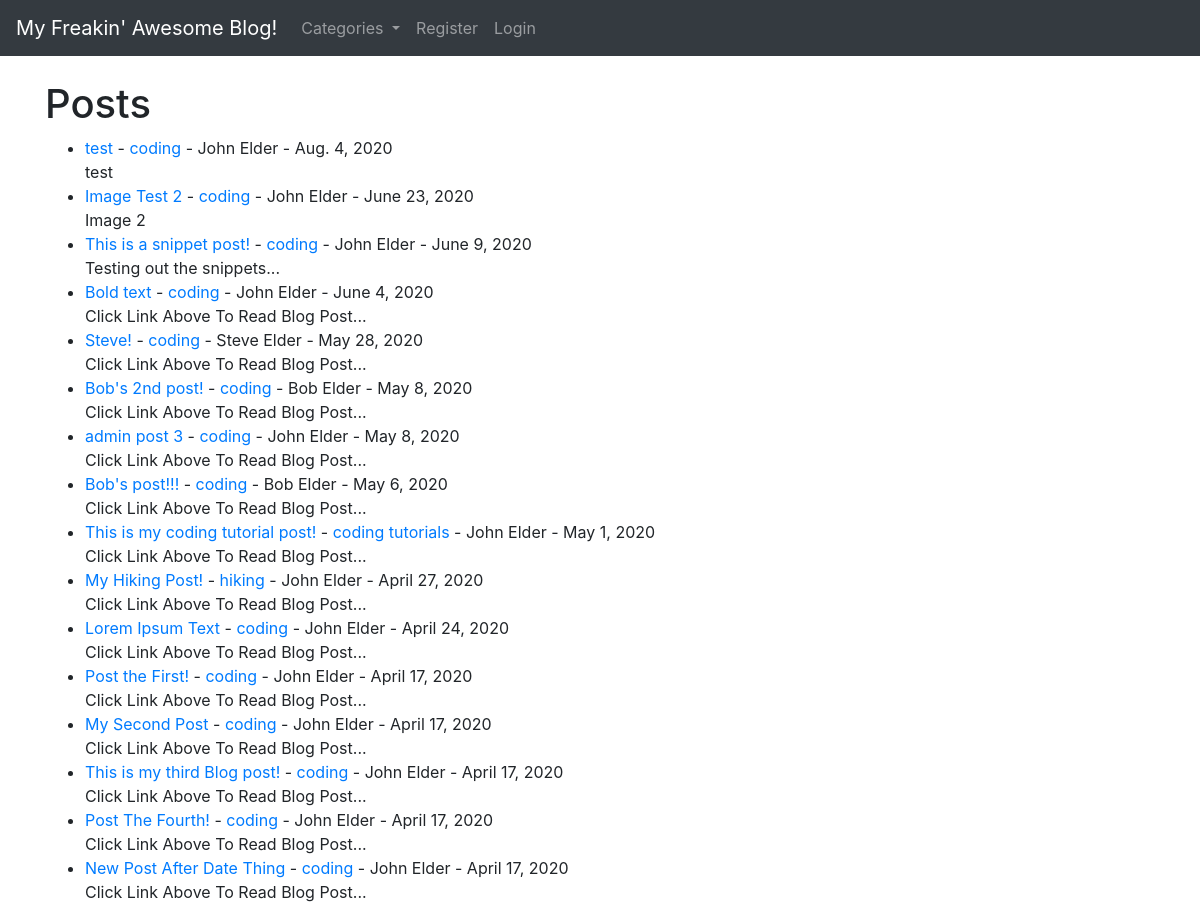
The page / on the database its author committed.
### theblog/models.py (models this page shows, shortened)
class Post(models.Model):
	title = models.CharField(max_length=255)
	header_image = models.ImageField(null=True, blank=True, upload_to="images/")
	title_tag = models.CharField(max_length=255)
	author = models.ForeignKey(User, on_delete=models.CASCADE)
	body = RichTextField(blank=True, null=True)
	post_date = models.DateField(auto_now_add=True)
	category = models.CharField(max_length=255, default='coding')
	snippet = models.CharField(max_length=255)
	likes = models.ManyToManyField(User, related_name='blog_posts')

### theblog/views.py (the view)
# urls.py: path('', HomeView.as_view(), name="home"),
class HomeView(ListView):
	model = Post
	template_name = 'home.html'
	cats = Category.objects.all()
	ordering = ['-post_date']
	def get_context_data(self, *args, **kwargs):
		cat_menu = Category.objects.all()
		context = super(HomeView, self).get_context_data(*args, **kwargs)
		context["cat_menu"] = cat_menu
		return context

### theblog/models.py (called while the page is built)
	def __str__(self):
		return self.name

### theblog/templates/home.html (shortened to what this page needs)
{% extends 'base.html' %}
{% block content %}
<h1>Posts</h1>
<ul>
{% for post in object_list %}
	<li><a href="{% url 'article-detail' post.pk %}">{{ post.title }}</a>
		- <a href="{% url 'category' post.category|slugify %}">{{ post.category }}</a>
		- {{ post.author.first_name }} {{ post.author.last_name }} -
		{{ post.post_date }}  <br/>
	{{ post.snippet }}</li>
{% endfor %}
</ul>
{% endblock %}

### theblog/templates/base.html (shortened to what this page needs)
{% load static %}
<!doctype html>
<html lang="en">
  <head>
    <link rel="stylesheet" href="https://stackpath.bootstrapcdn.com/bootstrap/4.4.1/css/bootstrap.min.css">
  </head>
  <body>
    <nav class="navbar navbar-expand-lg navbar-dark bg-dark">
  <a class="navbar-brand" href="{% url 'home' %}">My Freakin' Awesome Blog!</a>
  <div class="collapse navbar-collapse" id="navbarSupportedContent">
    <ul class="navbar-nav mr-auto">
      {% if cat_menu %}
      <li class="nav-item dropdown">
        <a class="nav-link dropdown-toggle" href="#" id="navbarDropdown" role="button" data-toggle="dropdown" aria-haspopup="true" aria-expanded="false">
          Categories
        </a>
      </li>
      {% else %}
        <li class="nav-item">
            <a class="nav-link" href="{% url 'category-list' %}">Categories</a>
        </li>
      {% endif %}
      {% if user.is_authenticated %}
        <li class="nav-item">
          <a class="nav-link" href="{% url 'add_post' %}">Add Post</a>
        </li>
        <li class="nav-item">
          <a class="nav-link" href="{% url 'add_category' %}">Add Category</a>
        </li>
      {% else %}
        <li class="nav-item">
          <a class="nav-link" href="{% url 'register' %}">Register</a>
        </li>
        <li class="nav-item">
          <a class="nav-link" href="{% url 'login' %}">Login</a>
        </li>
      {% endif %}
    </ul>
  </div>
</nav>
    <br/>
    <div class="container">
      {% block content %}
      {% endblock %}
    </div>
  </body>
</html>

### rows shown on the page
Post: title "test", category "coding", author.first_name "John", author.last_name "Elder", post_date "Aug. 4, 2020", snippet "test"
Post: title "Image Test 2", category "coding", author.first_name "John", author.last_name "Elder", post_date "June 23, 2020", snippet "Image 2"
Post: title "This is a snippet post!", category "coding", author.first_name "John", author.last_name "Elder", post_date "June 9, 2020", snippet "Testing out the snippets..."
Post: title "Bold text", category "coding", author.first_name "John", author.last_name "Elder", post_date "June 4, 2020", snippet "Click Link Above To Read Blog Post..."
Post: title "Steve!", category "coding", author.first_name "Steve", author.last_name "Elder", post_date "May 28, 2020", snippet "Click Link Above To Read Blog Post..."
Post: title "Bob's 2nd post!", category "coding", author.first_name "Bob", author.last_name "Elder", post_date "May 8, 2020", snippet "Click Link Above To Read Blog Post..."
Post: title "admin post 3", category "coding", author.first_name "John", author.last_name "Elder", post_date "May 8, 2020", snippet "Click Link Above To Read Blog Post..."
Post: title "Bob's post!!!", category "coding", author.first_name "Bob", author.last_name "Elder", post_date "May 6, 2020", snippet "Click Link Above To Read Blog Post..."
Post: title "This is my coding tutorial post!", category "coding tutorials", author.first_name "John", author.last_name "Elder", post_date "May 1, 2020", snippet "Click Link Above To Read Blog Post..."
Post: title "My Hiking Post!", category "hiking", author.first_name "John", author.last_name "Elder", post_date "April 27, 2020", snippet "Click Link Above To Read Blog Post..."
Post: title "Lorem Ipsum Text", category "coding", author.first_name "John", author.last_name "Elder", post_date "April 24, 2020", snippet "Click Link Above To Read Blog Post..."
Post: title "Post the First!", category "coding", author.first_name "John", author.last_name "Elder", post_date "April 17, 2020", snippet "Click Link Above To Read Blog Post..."
Post: title "My Second Post", category "coding", author.first_name "John", author.last_name "Elder", post_date "April 17, 2020", snippet "Click Link Above To Read Blog Post..."
Post: title "This is my third Blog post!", category "coding", author.first_name "John", author.last_name "Elder", post_date "April 17, 2020", snippet "Click Link Above To Read Blog Post..."
Post: title "Post The Fourth!", category "coding", author.first_name "John", author.last_name "Elder", post_date "April 17, 2020", snippet "Click Link Above To Read Blog Post..."
Post: title "New Post After Date Thing", category "coding", author.first_name "John", author.last_name "Elder", post_date "April 17, 2020", snippet "Click Link Above To Read Blog Post..."
